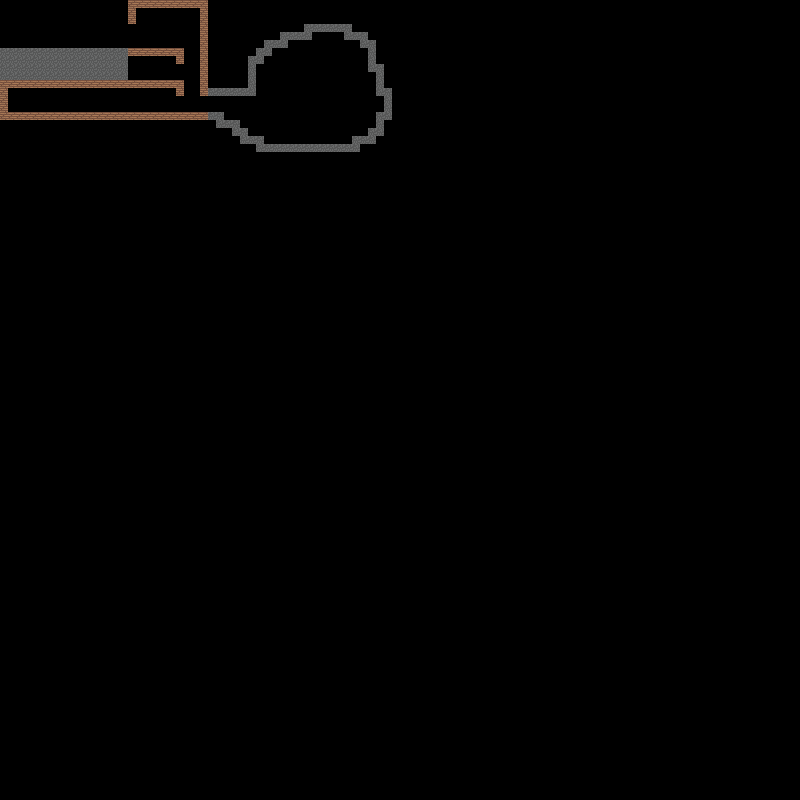

This is a level from a 2D game, rendered from its Tiled map with the project's own tilesets. A one-line summary and the map file follow, with tile-layer data summarised:
An orthogonal 100x100 tile map with 8x8 px tiles, 1 tile layer (tiles).

<map version="1.0" orientation="orthogonal" renderorder="right-down" width="100" height="100" tilewidth="8" tileheight="8" nextobjectid="1">
 <tileset firstgid="1" name="tilesheet" tilewidth="8" tileheight="8" tilecount="3" columns="3">
  <image source="../resources/img/tilesheet.png" width="24" height="8" />
 </tileset>
 <layer name="tiles" width="100" height="100">
  <data>[10000 cells, 220 non-empty, 2 distinct tile ids]</data>
 </layer>
</map>
